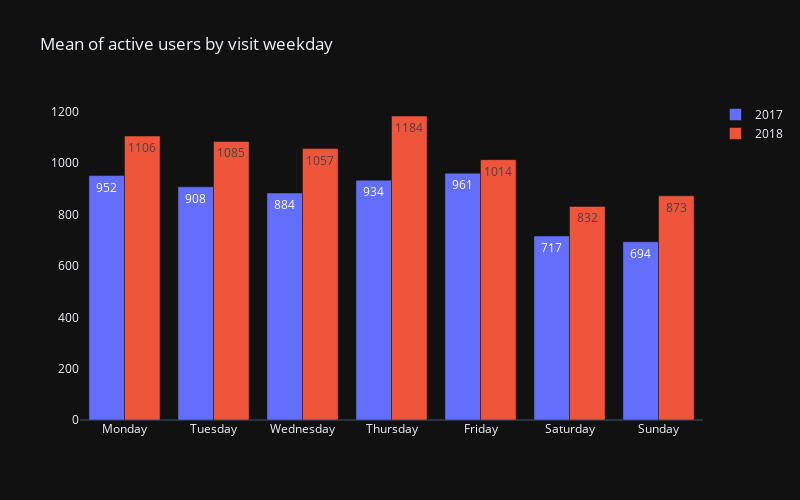

The notebook cell this image was saved under:
### Code cell
fig = px.bar(
    _tmp_visit_weekday
    ,x='visit_weekday'
    ,y='nunique_users_mean'
    ,title='Mean of active users by visit weekday'
    ,labels={'nunique_users_mean': ''
             ,'visit_weekday': ''
             ,'visit_year': ''
             }
    ,barmode="group"
    ,color='visit_year'
    ,text='nunique_users_mean'
    # ,color_discrete_sequence=px.colors.diverging.Spectral[-1::-2]

)
fig.update_yaxes(showgrid=False)

# fig.show()

### Figure 1 — Plotly figure (JSON) as saved in the notebook; plotly's stock layout.template omitted (floating-point values rounded to 4 significant figures)
{"data": [{"alignmentgroup": "True", "hovertemplate": "=%{text}<extra></extra>", "legendgroup": "2017", "marker": {"color": "#636efa", "pattern": {"shape": ""}}, "name": "2017", "offsetgroup": "2017", "orientation": "v", "showlegend": true, "text": [952, 908, 884, 934, 961, 717, 694], "textposition": "auto", "type": "bar", "x": ["Monday", "Tuesday", "Wednesday", "Thursday", "Friday", "Saturday", "Sunday"], "xaxis": "x", "y": [952, 908, 884, 934, 961, 717, 694], "yaxis": "y"}, {"alignmentgroup": "True", "hovertemplate": "=%{text}<extra></extra>", "legendgroup": "2018", "marker": {"color": "#EF553B", "pattern": {"shape": ""}}, "name": "2018", "offsetgroup": "2018", "orientation": "v", "showlegend": true, "text": [1106, 1085, 1057, 1184, 1014, 832, 873], "textposition": "auto", "type": "bar", "x": ["Monday", "Tuesday", "Wednesday", "Thursday", "Friday", "Saturday", "Sunday"], "xaxis": "x", "y": [1106, 1085, 1057, 1184, 1014, 832, 873], "yaxis": "y"}], "layout": {"barmode": "group", "height": 500, "legend": {"title": {"text": ""}, "tracegroupgap": 0}, "title": {"text": "Mean of active users by visit weekday"}, "width": 800, "xaxis": {"anchor": "y", "domain": [0, 1], "title": {"text": ""}}, "yaxis": {"anchor": "x", "domain": [0, 1], "showgrid": false, "title": {"text": ""}}}}
